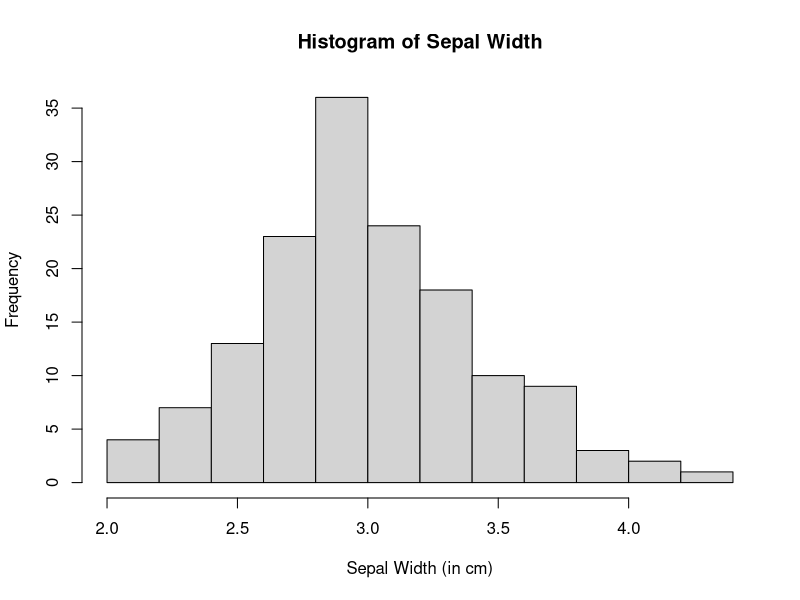

Here is the R script that generated this plot:
# Title:    Comments and headers
# File:     02_07_Comments.R
# Project:  Complete Guide to R

# INSTALL AND LOAD PACKAGES ################################

# Load base packages manually
library(datasets)  # For example datasets

# LOAD AND PREPARE DATA ####################################

df <- iris
head(df)

# COMMENT OUT LINES ########################################

# Comment/uncomment lines in RStudio with shift-cmd/ctrl-C

# Use comments to disable commands
hist(df$Sepal.Width,
  # col  = "#CD0000",  # red3
  # border = NA,  # No borders
  main = "Histogram of Sepal Width",
  xlab = "Sepal Width (in cm)")

# THIS IS A LEVEL 1 HEADER #################################

## This Is a Level 2 Header ================================

### This is a level 3 header. ------------------------------

# CLEAN UP #################################################

# Clear environment
rm(list = ls()) 

# Clear packages
detach("package:datasets", unload = TRUE)  # For base

# Clear plots
graphics.off()  # Clears plots, closes all graphics devices

# Clear console
cat("\014")  # ctrl+L

# Clear mind :)